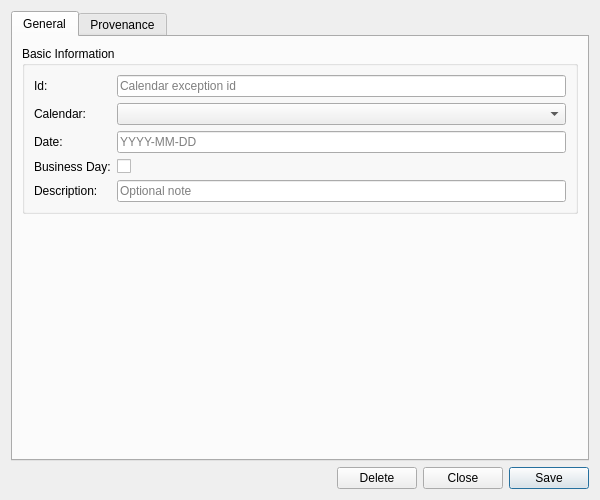
<?xml version="1.0" encoding="UTF-8"?>
<ui version="4.0">
 <class>CalendarExceptionDetailDialog</class>
 <widget class="QWidget" name="CalendarExceptionDetailDialog">
  <property name="geometry">
   <rect>
    <x>0</x>
    <y>0</y>
    <width>600</width>
    <height>500</height>
   </rect>
  </property>
  <property name="sizePolicy">
   <sizepolicy hsizetype="Preferred" vsizetype="Preferred">
    <horstretch>0</horstretch>
    <verstretch>0</verstretch>
   </sizepolicy>
  </property>
  <property name="minimumSize">
   <size>
    <width>600</width>
    <height>500</height>
   </size>
  </property>
  <property name="windowTitle">
   <string>Calendar Exception Details</string>
  </property>
  <layout class="QVBoxLayout" name="verticalLayout">
   <item>
    <widget class="QTabWidget" name="tabWidget">
     <property name="currentIndex"><number>0</number></property>
     <widget class="QWidget" name="generalTab">
      <attribute name="title"><string>General</string></attribute>
      <layout class="QVBoxLayout" name="generalLayout">
       <item>
        <widget class="QGroupBox" name="basicInfoGroup">
         <property name="title">
          <string>Basic Information</string>
         </property>
         <layout class="QFormLayout" name="formLayout">
          <item row="0" column="0">
           <widget class="QLabel" name="labelId">
            <property name="text">
             <string>Id:</string>
            </property>
           </widget>
          </item>
          <item row="0" column="1">
           <widget class="QLineEdit" name="idEdit">
            <property name="placeholderText">
             <string>Calendar exception id</string>
            </property>
            <property name="readOnly">
             <bool>true</bool>
            </property>
           </widget>
          </item>
          <item row="1" column="0">
           <widget class="QLabel" name="labelCalendarCode">
            <property name="text">
             <string>Calendar:</string>
            </property>
           </widget>
          </item>
          <item row="1" column="1">
           <widget class="QComboBox" name="calendarCombo">
            <property name="insertPolicy">
             <enum>QComboBox::NoInsert</enum>
            </property>
           </widget>
          </item>
          <item row="2" column="0">
           <widget class="QLabel" name="labelExceptionDate">
            <property name="text">
             <string>Date:</string>
            </property>
           </widget>
          </item>
          <item row="2" column="1">
           <widget class="QLineEdit" name="exceptionDateEdit">
            <property name="placeholderText">
             <string>YYYY-MM-DD</string>
            </property>
           </widget>
          </item>
          <item row="3" column="0">
           <widget class="QLabel" name="labelIsBusinessDay">
            <property name="text">
             <string>Business Day:</string>
            </property>
           </widget>
          </item>
          <item row="3" column="1">
           <widget class="QCheckBox" name="isBusinessDayCheckBox">
            <property name="text">
             <string/>
            </property>
           </widget>
          </item>
          <item row="4" column="0">
           <widget class="QLabel" name="labelDescription">
            <property name="text">
             <string>Description:</string>
            </property>
           </widget>
          </item>
          <item row="4" column="1">
           <widget class="QLineEdit" name="descriptionEdit">
            <property name="placeholderText">
             <string>Optional note</string>
            </property>
           </widget>
          </item>
         </layout>
        </widget>
       </item>
       <item>
        <spacer name="verticalSpacer">
         <property name="orientation">
          <enum>Qt::Vertical</enum>
         </property>
         <property name="sizeHint" stdset="0">
          <size>
           <width>20</width>
           <height>40</height>
          </size>
         </property>
        </spacer>
       </item>
      </layout>
     </widget>
     <widget class="QWidget" name="provenanceTab">
      <attribute name="title"><string>Provenance</string></attribute>
      <layout class="QVBoxLayout" name="provenanceTabLayout">
       <item>
        <widget class="ores::qt::ProvenanceWidget" name="provenanceWidget" native="true"/>
       </item>
      </layout>
     </widget>
    </widget>
   </item>
   <item>
    <layout class="QHBoxLayout" name="buttonLayout">
     <item>
      <spacer name="horizontalSpacer">
       <property name="orientation">
        <enum>Qt::Horizontal</enum>
       </property>
       <property name="sizeHint" stdset="0">
        <size>
         <width>40</width>
         <height>20</height>
        </size>
       </property>
      </spacer>
     </item>
     <item>
      <widget class="QPushButton" name="deleteButton">
       <property name="text">
        <string>Delete</string>
       </property>
      </widget>
     </item>
     <item>
      <widget class="QPushButton" name="closeButton">
       <property name="text">
        <string>Close</string>
       </property>
      </widget>
     </item>
     <item>
      <widget class="QPushButton" name="saveButton">
       <property name="text">
        <string>Save</string>
       </property>
       <property name="default">
        <bool>true</bool>
       </property>
      </widget>
     </item>
    </layout>
   </item>
  </layout>
 </widget>
 <customwidgets>
  <customwidget>
   <class>ores::qt::ProvenanceWidget</class>
   <extends>QWidget</extends>
   <header>ores.qt/ProvenanceWidget.hpp</header>
  </customwidget>
 </customwidgets>
 <resources/>
 <connections/>
</ui>
